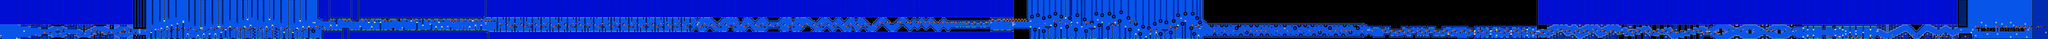

The image is a tile-based game level rendered from a .tmx file. Its description and source (layers, tilesets, objects; grid data summarised) follow:
An orthogonal 1402x27 tile map with 16x16 px tiles, 2 tile layers (SP, ...), 2 tilesets.

<map version="1.10" tiledversion="1.11.0" orientation="orthogonal" renderorder="right-down" width="1402" height="27" tilewidth="16" tileheight="16" infinite="0" nextlayerid="3" nextobjectid="1">
 <editorsettings>
  <export target="../LEVELS/LEVEL DATA/clutterfunk2.csv" format="csv" />
 </editorsettings>
 <tileset firstgid="1" name="famidash" tilewidth="16" tileheight="16" tilecount="256" columns="16">
  <image source="../GRAPHICS/famidash.bmp" width="256" height="256" />
 </tileset>
 <tileset firstgid="257" name="sprites" tilewidth="16" tileheight="16" tilecount="256" columns="16">
  <image source="../GRAPHICS/sprites.png" width="256" height="256" />
 </tileset>
 <layer id="1" width="1402" height="27">
  <data>[37854 cells, 37854 non-empty, 128 distinct tile ids]</data>
 </layer>
 <layer id="2" name="SP" width="1402" height="27">
  <data>[37854 cells, 1042 non-empty, 38 distinct tile ids]</data>
 </layer>
</map>
